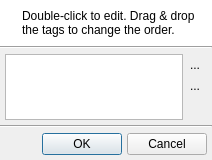
<ui version="4.0" >
 <class>QUCustomTagsDialog</class>
 <widget class="QDialog" name="QUCustomTagsDialog" >
  <property name="geometry" >
   <rect>
    <x>0</x>
    <y>0</y>
    <width>212</width>
    <height>160</height>
   </rect>
  </property>
  <property name="windowTitle" >
   <string>Custom Tags</string>
  </property>
  <property name="windowIcon" >
   <iconset resource="../resources/uman.qrc" >
    <normaloff>:/control/tag_custom.png</normaloff>:/control/tag_custom.png</iconset>
  </property>
  <layout class="QVBoxLayout" name="verticalLayout_3" >
   <property name="spacing" >
    <number>0</number>
   </property>
   <property name="margin" >
    <number>0</number>
   </property>
   <item>
    <widget class="QFrame" name="frame" >
     <property name="palette" >
      <palette>
       <active>
        <colorrole role="Base" >
         <brush brushstyle="SolidPattern" >
          <color alpha="255" >
           <red>255</red>
           <green>255</green>
           <blue>255</blue>
          </color>
         </brush>
        </colorrole>
        <colorrole role="Window" >
         <brush brushstyle="SolidPattern" >
          <color alpha="255" >
           <red>255</red>
           <green>255</green>
           <blue>255</blue>
          </color>
         </brush>
        </colorrole>
       </active>
       <inactive>
        <colorrole role="Base" >
         <brush brushstyle="SolidPattern" >
          <color alpha="255" >
           <red>255</red>
           <green>255</green>
           <blue>255</blue>
          </color>
         </brush>
        </colorrole>
        <colorrole role="Window" >
         <brush brushstyle="SolidPattern" >
          <color alpha="255" >
           <red>255</red>
           <green>255</green>
           <blue>255</blue>
          </color>
         </brush>
        </colorrole>
       </inactive>
       <disabled>
        <colorrole role="Base" >
         <brush brushstyle="SolidPattern" >
          <color alpha="255" >
           <red>255</red>
           <green>255</green>
           <blue>255</blue>
          </color>
         </brush>
        </colorrole>
        <colorrole role="Window" >
         <brush brushstyle="SolidPattern" >
          <color alpha="255" >
           <red>255</red>
           <green>255</green>
           <blue>255</blue>
          </color>
         </brush>
        </colorrole>
       </disabled>
      </palette>
     </property>
     <property name="autoFillBackground" >
      <bool>true</bool>
     </property>
     <property name="frameShadow" >
      <enum>QFrame::Raised</enum>
     </property>
     <layout class="QHBoxLayout" >
      <item>
       <widget class="QLabel" name="infoIconLbl" >
        <property name="sizePolicy" >
         <sizepolicy vsizetype="Preferred" hsizetype="Fixed" >
          <horstretch>0</horstretch>
          <verstretch>0</verstretch>
         </sizepolicy>
        </property>
        <property name="text" >
         <string/>
        </property>
        <property name="pixmap" >
         <pixmap resource="../resources/uman.qrc" >:/marks/information.png</pixmap>
        </property>
        <property name="alignment" >
         <set>Qt::AlignLeading|Qt::AlignLeft|Qt::AlignTop</set>
        </property>
       </widget>
      </item>
      <item>
       <widget class="QLabel" name="label" >
        <property name="text" >
         <string>Double-click to edit. Drag &amp; drop the tags to change the order.</string>
        </property>
        <property name="alignment" >
         <set>Qt::AlignLeading|Qt::AlignLeft|Qt::AlignTop</set>
        </property>
        <property name="wordWrap" >
         <bool>true</bool>
        </property>
       </widget>
      </item>
     </layout>
    </widget>
   </item>
   <item>
    <widget class="Line" name="line" >
     <property name="orientation" >
      <enum>Qt::Horizontal</enum>
     </property>
    </widget>
   </item>
   <item>
    <layout class="QHBoxLayout" name="horizontalLayout" >
     <property name="spacing" >
      <number>0</number>
     </property>
     <property name="margin" >
      <number>5</number>
     </property>
     <item>
      <widget class="QListWidget" name="tagList" >
       <property name="dragEnabled" >
        <bool>true</bool>
       </property>
       <property name="dragDropMode" >
        <enum>QAbstractItemView::InternalMove</enum>
       </property>
       <property name="alternatingRowColors" >
        <bool>true</bool>
       </property>
       <property name="selectionMode" >
        <enum>QAbstractItemView::ExtendedSelection</enum>
       </property>
       <property name="selectionBehavior" >
        <enum>QAbstractItemView::SelectRows</enum>
       </property>
       <property name="selectionRectVisible" >
        <bool>true</bool>
       </property>
      </widget>
     </item>
     <item>
      <layout class="QVBoxLayout" name="verticalLayout" >
       <property name="spacing" >
        <number>0</number>
       </property>
       <item>
        <widget class="QToolButton" name="addBtn" >
         <property name="text" >
          <string>...</string>
         </property>
         <property name="icon" >
          <iconset resource="../resources/uman.qrc" >
           <normaloff>:/marks/add.png</normaloff>:/marks/add.png</iconset>
         </property>
         <property name="autoRaise" >
          <bool>true</bool>
         </property>
        </widget>
       </item>
       <item>
        <widget class="QToolButton" name="removeBtn" >
         <property name="text" >
          <string>...</string>
         </property>
         <property name="icon" >
          <iconset resource="../resources/uman.qrc" >
           <normaloff>:/marks/delete.png</normaloff>:/marks/delete.png</iconset>
         </property>
         <property name="autoRaise" >
          <bool>true</bool>
         </property>
        </widget>
       </item>
       <item>
        <spacer name="verticalSpacer" >
         <property name="orientation" >
          <enum>Qt::Vertical</enum>
         </property>
         <property name="sizeHint" stdset="0" >
          <size>
           <width>20</width>
           <height>40</height>
          </size>
         </property>
        </spacer>
       </item>
      </layout>
     </item>
    </layout>
   </item>
   <item>
    <widget class="Line" name="line_2" >
     <property name="orientation" >
      <enum>Qt::Horizontal</enum>
     </property>
    </widget>
   </item>
   <item>
    <layout class="QHBoxLayout" name="horizontalLayout_3" >
     <property name="spacing" >
      <number>5</number>
     </property>
     <property name="margin" >
      <number>5</number>
     </property>
     <item>
      <spacer name="horizontalSpacer" >
       <property name="orientation" >
        <enum>Qt::Horizontal</enum>
       </property>
       <property name="sizeHint" stdset="0" >
        <size>
         <width>40</width>
         <height>20</height>
        </size>
       </property>
      </spacer>
     </item>
     <item>
      <widget class="QPushButton" name="applyBtn" >
       <property name="text" >
        <string>OK</string>
       </property>
       <property name="icon" >
        <iconset resource="../resources/uman.qrc" >
         <normaloff>:/marks/accept.png</normaloff>:/marks/accept.png</iconset>
       </property>
       <property name="default" >
        <bool>true</bool>
       </property>
      </widget>
     </item>
     <item>
      <widget class="QPushButton" name="cancelBtn" >
       <property name="text" >
        <string>Cancel</string>
       </property>
       <property name="icon" >
        <iconset resource="../resources/uman.qrc" >
         <normaloff>:/marks/cancel.png</normaloff>:/marks/cancel.png</iconset>
       </property>
      </widget>
     </item>
    </layout>
   </item>
  </layout>
 </widget>
 <resources>
  <include location="../resources/uman.qrc" />
 </resources>
 <connections/>
</ui>
